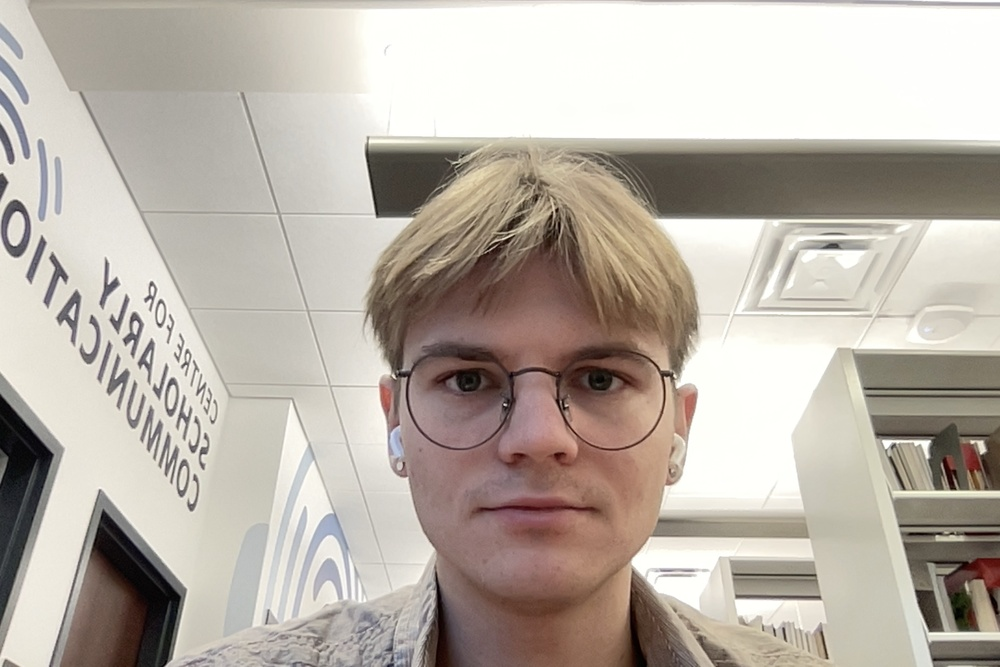
#> input picture project/eryk.jpg, 1000 x 667 px, shrunk from 2448 x 1632 before the run
$ python svd.py   (older library calls are emulated)
#> lines starting #> are read from the running program, lines starting #| are printed output that depends on the picture
import numpy as np
import cv2
from matplotlib import pyplot as plt

# i am more familiar with opencv, so i will use it instead of scipy.misc.imread()

gray_image = cv2.imread("eryk.jpg", cv2.IMREAD_GRAYSCALE) # read in grayscale
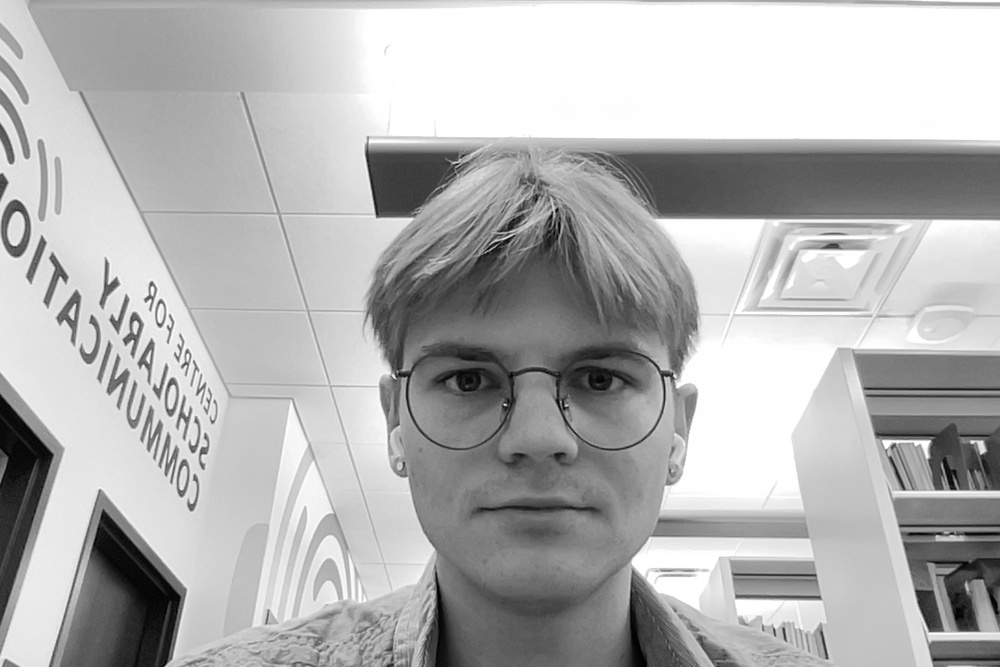
#> gray_image: shape (667, 1000); min 0, max 255, mean 178.7

print(f"shape of the image is {gray_image.shape}. Containing {gray_image.size} pixels")
#| shape of the image is (667, 1000). Containing 667000 pixels

cached_svd = None

def get_image_partial_svd(image, k=None):
    global cached_svd
    if cached_svd is None or image is not gray_image:
        cached_svd = np.linalg.svd(image) # U, Sigma, V.T
    u,s,vt = cached_svd

    if k is not None:
        u = u[:,:k] # get all columns of u up to column k
        vt = vt[:k] # get all rows of v up to row k
        s = s[:k] # get all diagonals of Sigma up to index k
    return u, s, vt

def reconstruct_image_from_svd(u, s, vt):
    return u@np.diag(s)@vt

def compress_and_reconstruct_image(image, k):
    u, s, vt = get_image_partial_svd(image, k)
    image = reconstruct_image_from_svd(u, s, vt)
    return (u,s,vt), image

NROWS = 4
NCOLS = 3
fig, axes = plt.subplots(nrows=NROWS, ncols=NCOLS, figsize=(12, 8))
i=1

axes[0,0].imshow(gray_image, cmap="gray")
axes[0,0].set_title(f"Original image: M x N = {gray_image.size} datapoints", fontsize=10)
axes[0,0].axis('off')

def visualize_compressed_image(image,k):
    global i
    if i//NCOLS > NROWS:
        raise Exception("Used up all slots in the figure!")

    components, reconstructed_image = compress_and_reconstruct_image(image, k)
    total_datapoints = components[0].size + components[1].size + components[2].size

    axes[i//NCOLS,i%NCOLS].imshow(reconstructed_image, cmap="gray")
    axes[i//NCOLS,i%NCOLS].set_title(f"SVD image (k={k}): compression ratio {round(gray_image.size / float(total_datapoints),2)}x" , fontsize=10)
    axes[i//NCOLS,i%NCOLS].axis('off')
    i+=1

space_remaining = True
k=1
while space_remaining:
    try:
        visualize_compressed_image(gray_image, k)
        k*=2
        k = int(k)
    except Exception:
        space_remaining = False
#> this loop made 11 passes
#> pass 1, in get_image_partial_svd, `u,s,vt = cached_svd`:
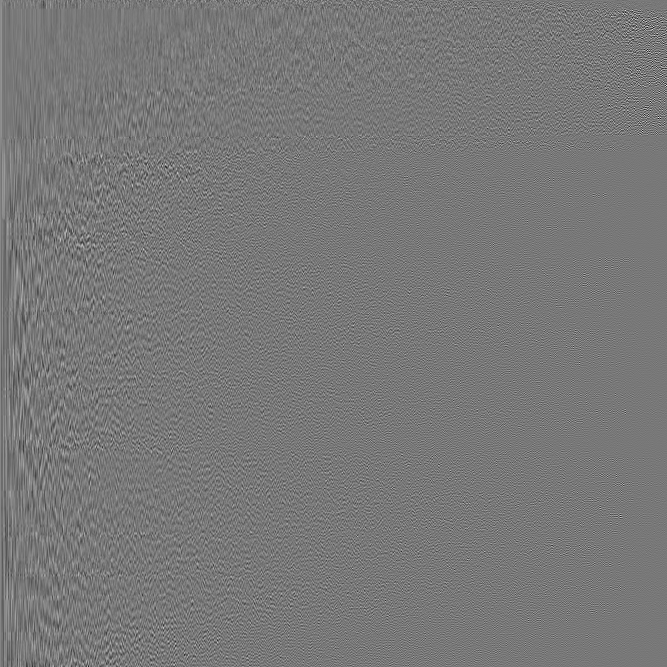
#> u: shape (667, 667) float64; min -0.313, max 0.349, mean 5.76e-05; drawn with min black and max white
#> pass 1, in get_image_partial_svd, `u,s,vt = cached_svd`:
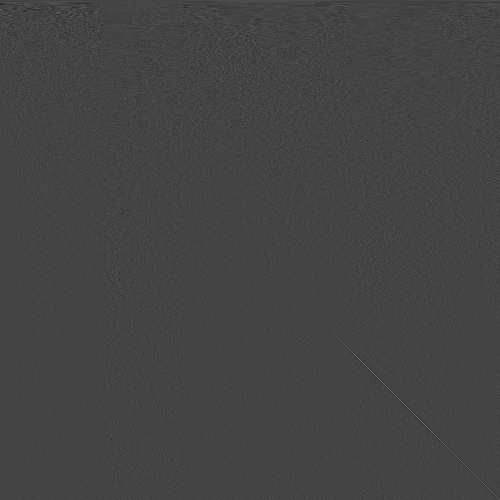
#> vt: shape (1000, 1000) float64 (shown at 1/2 size); min -0.269, max 0.733, mean 3.64e-05; drawn with min black and max white
#> pass 1, in compress_and_reconstruct_image, `image = reconstruct_image_from_svd(u, s, vt)`:
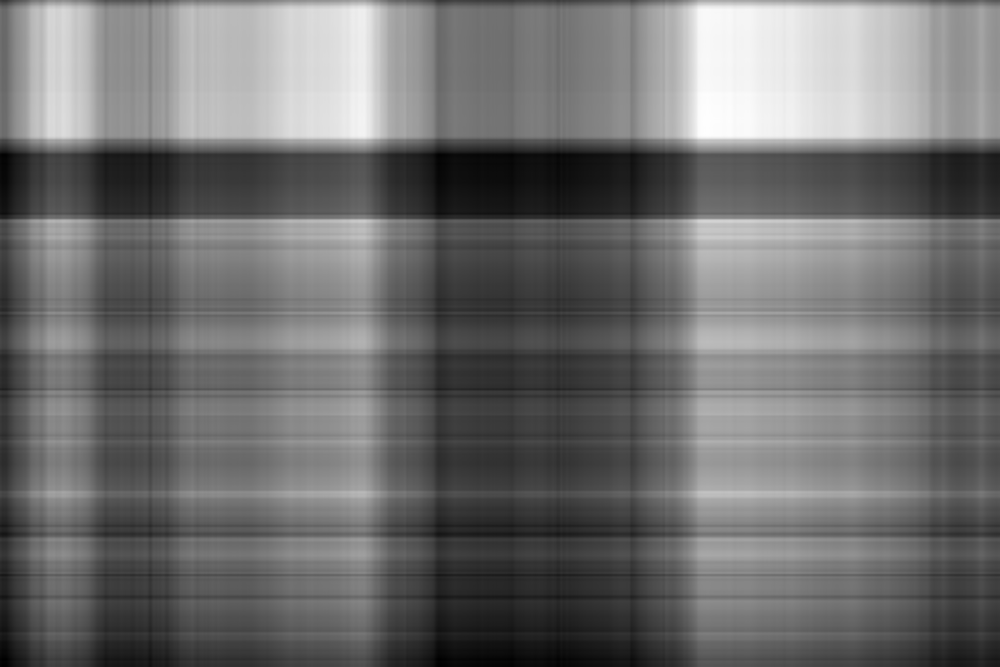
#> image: shape (667, 1000) float64; min 100.8, max 280, mean 178.9; drawn with min black and max white
#> pass 2, in compress_and_reconstruct_image (call 2), `image = reconstruct_image_from_svd(u, s, vt)`:
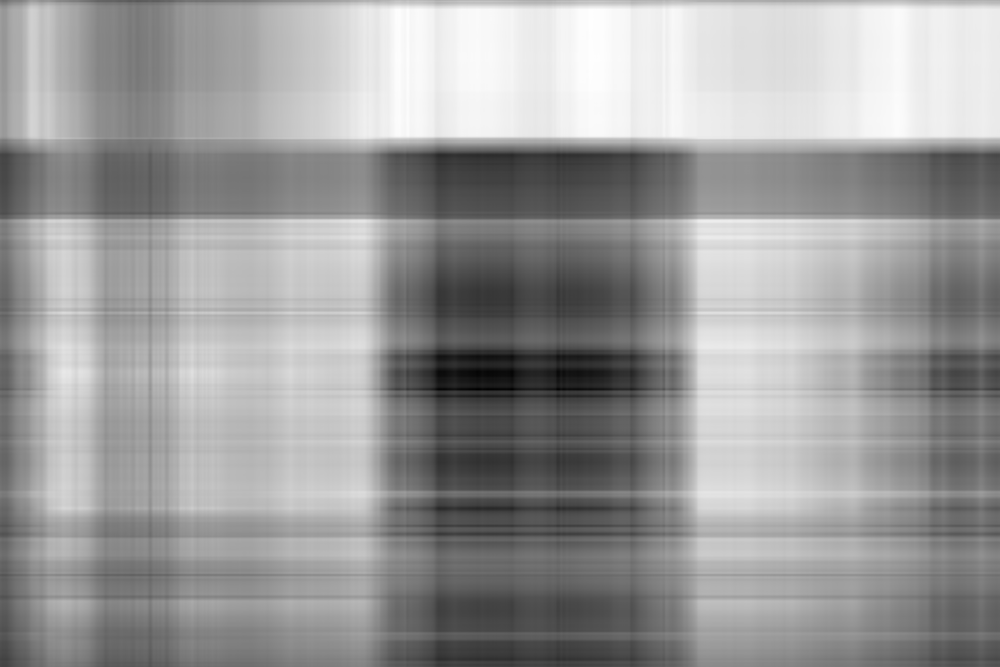
#> image: shape (667, 1000) float64; min 42.78, max 265.8, mean 178.7; drawn with min black and max white
#> after the loop, k = 1024

plt.tight_layout()
plt.show()
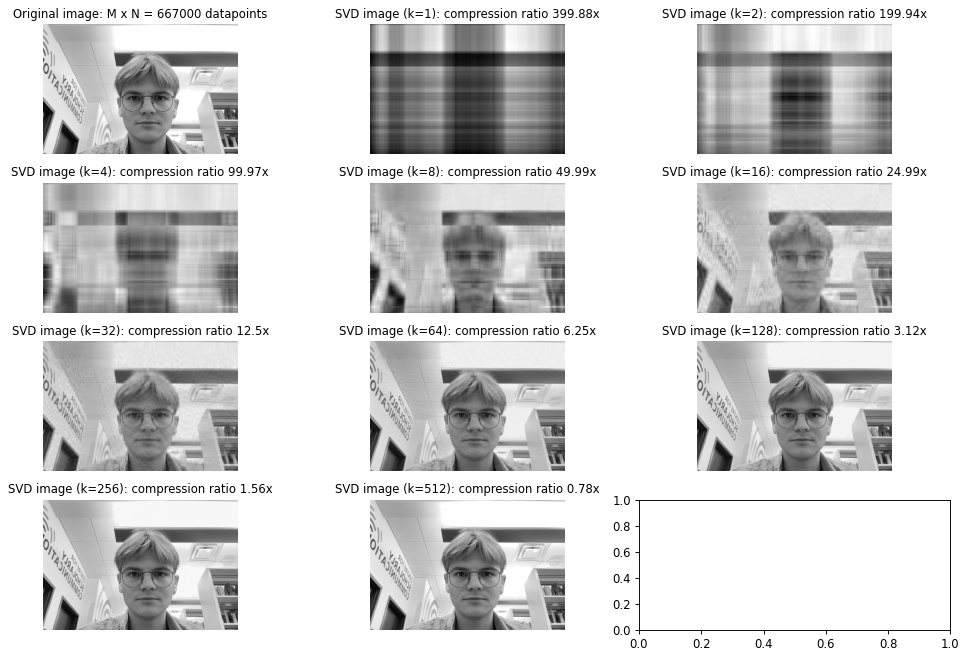
#> figure drawn by matplotlib, 11 panels

$ run again, with project/cow.jpeg copied over project/eryk.jpg
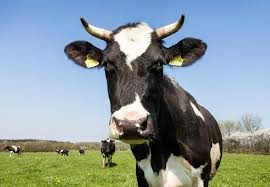
#> input picture project/cow.jpeg, 270 x 187 px
#| shape of the image is (187, 270). Containing 50490 pixels
#> the loop `while space_remaining:` made 9 passes
#> pass 1, in get_image_partial_svd, `u,s,vt = cached_svd`:
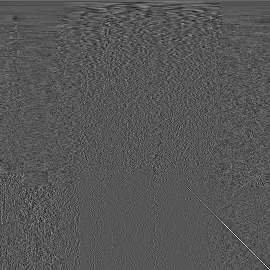
#> vt: shape (270, 270) float64; min -0.351, max 0.681, mean 0.000289; drawn with min black and max white
#> pass 2, in compress_and_reconstruct_image (call 2), `image = reconstruct_image_from_svd(u, s, vt)`:
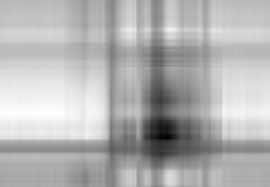
#> image: shape (187, 270) float64; min -60.04, max 235.9, mean 147.7; drawn with min black and max white
#> after the loop `while space_remaining:`: k = 256
